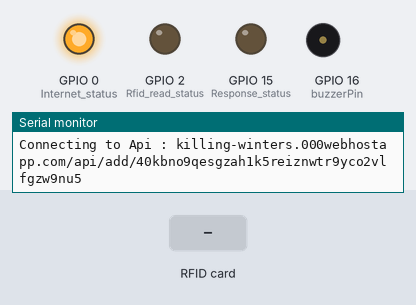
The sketch below on a simulated ESP8266 (NodeMCU). Parts: output pins drawn as LEDs (lit = HIGH), buzzer (waves = sounding), the last lines printed to the serial monitor. The test bench sets the inputs (shaded band). WiFi joins after 1.5 s; servers stay silent unless stated; uploads are accepted with an empty reply.

Above: at 2.8 s.
2.9 s: RFID card 12 35 53 21 held to the reader
At 3.5 s:
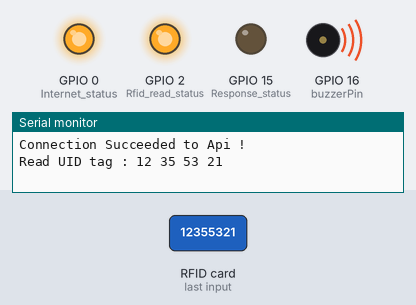
At 5.7 s:
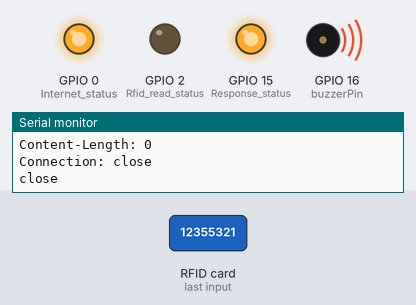
5.9 s: RFID card 5E 7A 19 C4 held to the reader
At 9.3 s:
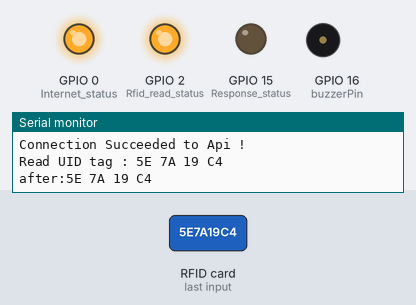
Timing chart, 0 to 13.1 s (numbered marks = the images above; inputs shaded):
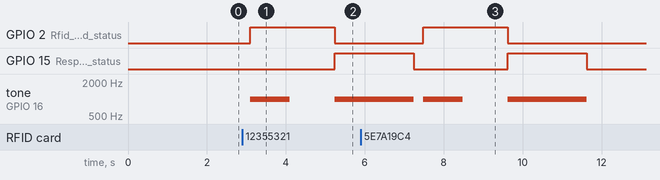

The sketch:

TULSI.ino
```cpp
#include <ESP8266WiFi.h> // CONNECTING WITH WIFI
#include <WiFiClientSecure.h> // COMMUNICATION WITH INTERNET API'S
#include <SPI.h>
#include <MFRC522.h>

/* RFID treader communication */

#define SS_PIN 4  //D2
#define RST_PIN 5 //D1


#define buzzerPin 16  // buzzer
#define Internet_status 0 // Internet_connection Active/Inactive
#define Rfid_read_status 2
#define Response_status 15 // Server Reponse

// except: [0 2 4 12] all GPIO [16] is free

/*Global variable for data storage in serial communication */

String Rfid_tag_ID="";
String Api_Response="";

/*Internet Communication  */
String url = "/api/add/40kbno9qesgzah1k5reiznwtr9yco2vlfgzw9nu5";
const char* host = "killing-winters.000webhostapp.com";
const int httpsPort = 443;


/* Wifi Communication */

char WIFI_SSID[3][30]={"Savaliya","Jeshvi","winter_stark"};
char WIFI_PASSWORD[3][30]={"12355321","Winterisgreat97","12345678#"};
char connection_req_ssid[30];
int connection_index = 0;

WiFiClientSecure client; // Use WiFiClientSecure class to create TLS connection


/* RFID */
MFRC522 mfrc522(SS_PIN, RST_PIN);   // Create MFRC522 instance/object.


/* wifi setup */

bool establish_secure_connection(unsigned long int baud_rate,String Ssid,String Password)
{
  SPI.begin();      // Initiate  SPI bus
  mfrc522.PCD_Init();   // Initiate MFRC522

  int counter = 1,i=0;
  bool connection_flag=true;
  char connection_req_ssid[30];

  /*Open Serial Communication (Esp-PC) */
  Serial.begin(baud_rate);

  /* Connection intiating with WIFI */
  WiFi.begin(Ssid,Password);

  digitalWrite(Internet_status,LOW); // Intial wifi connection status low
  Serial.println();
  Serial.println("Internet status = NOT_CONNECTED"); // Debug statement

  Serial.println();
  Serial.printf("Connecting to %s ",WIFI_SSID[connection_index]);

  while(WiFi.status() != WL_CONNECTED)
  {
    delay(500);
    Serial.print(".");
    counter = counter + 1;
    if(counter>30) // If in 30 sec Esp8266 is failed to connect switch to New network and try to connect it
    {
      connection_flag=false;
      break;
    }
    connection_flag=true;
  }

  if(connection_flag==true)
  {
     Serial.println();
     Serial.printf("Connected to %s with IP address : ",WIFI_SSID[connection_index]);
     Serial.print(WiFi.localIP());

     digitalWrite(Internet_status,HIGH);// Internet is Active
     Serial.println();
     Serial.println("Internet status = CONNECTED"); // Debug statement

     /* System start Configuration Indication */
     pinMode(buzzerPin,OUTPUT);
     digitalWrite(buzzerPin,LOW);

     pinMode(Response_status,OUTPUT);
     digitalWrite(Response_status,LOW);

     pinMode(Internet_status,OUTPUT);
     digitalWrite(Internet_status,HIGH);

     pinMode(Rfid_read_status,OUTPUT);
     digitalWrite(Rfid_read_status,LOW);

     Serial.println(" ");
     Serial.println("Esp8266 is ready to receive data and sending that to API for verification."); // we can change to LED/LCD Print
     Serial.println("Scan New Card.");
     Serial.println(" ");

  }
  else
  {
      Serial.println();
      Serial.printf("Failed to connect : %s",WIFI_SSID[connection_index]);

      digitalWrite(Internet_status,LOW);
      Serial.println();
      Serial.println("Internet status = NOT_CONNECTED"); // Debug statement


      /* Buzzer Part */

      tone(buzzerPin,1000); // here we need to set different sound because it is tring to reconnect same network
      delay(3000);
      noTone(buzzerPin);

      if(connection_index<2)
      {
        i=0;
        while(WIFI_SSID[connection_index+1][i]!='\0')
        {
          connection_req_ssid[i]=WIFI_SSID[connection_index+1][i];
          i++;
        }

         connection_req_ssid[i] ='\0';
      }
      else
      {
        i=0;
        while(WIFI_SSID[0][i]!='\0')
        {
          connection_req_ssid[i]=WIFI_SSID[0][i];
          i++;
        }

         connection_req_ssid[i] ='\0';

       }

     delay(500);
     Serial.println();
     Serial.printf("Trying to connect :%s",connection_req_ssid);
     delay(500); // necessary to write here otherwise not work because below return execute faster
  }

 return (connection_flag);
}

/*******************************/


void setup() {

/*Connection with Wifi and Internet */

 while(!establish_secure_connection(9600,WIFI_SSID[connection_index],WIFI_PASSWORD[connection_index]))
  {

     if(connection_index<2)
      {
      connection_index = connection_index + 1;
      }
      else
      {
        connection_index = 0;
      }
  }


}

bool readTagID()
{

   //Serial.println("read tag id is running...");


}

void loop() {

  while(WiFi.status()==WL_CONNECTED)
   {
      //  Serial.println();

//        digitalWrite(Internet_status,LOW);
//        Serial.println();
//        Serial.println("Internet status = CONNECTED"); // Debug statement
//        Serial.println("before:"+Rfid_tag_ID);

         /* Connection to API */

     client.setInsecure(); //making connection Insecure to send data on api
     Serial.println(" ");
     digitalWrite(Response_status,LOW);
     /* making connection to API */

     Serial.print("Connecting to Api : ");
     Serial.print(host);
     Serial.println(url);

     if(client.connect(host,httpsPort))
     {
     Serial.println("Connection Succeeded to Api !");
     }
     else
     {
      Serial.println("Connection Failed to Api !");
     }

     if(!mfrc522.PICC_IsNewCardPresent())
     {
       // Look for new cards
       return;
     }

     if(!mfrc522.PICC_ReadCardSerial())
     {
        // Select one of the cards
        return;
     }

     Serial.print("Read UID tag :"); // Show UID on serial monitor===Debug statement

     for(byte i = 0; i < mfrc522.uid.size; i++)
     {
        Rfid_tag_ID.concat(String(mfrc522.uid.uidByte[i] < 0x10 ? " 0" : " "));
        Rfid_tag_ID.concat(String(mfrc522.uid.uidByte[i], HEX));
     }

     Rfid_tag_ID.toUpperCase(); //Read ID Convert to upperCase

     Serial.println(Rfid_tag_ID); //Debug statement


     if(Rfid_tag_ID!="")  // function to receive tag ID coming from Arduino
     {
          digitalWrite(Rfid_read_status,HIGH);
          tone(buzzerPin,1000);  // attedance fill up sound we need to set different
          delay(1000);
          noTone(buzzerPin);
          Rfid_tag_ID.trim();
          Serial.println("after:"+Rfid_tag_ID);

      /********************/

          /* Send Received ID to API Server for validation */

         String postReq = String("POST "+ url + " HTTP/1.1\r\n" +"Host: " + host + "\r\n" +"User-Agent: JAMES 4.0\r\n" +"Content-length: 31\r\n"+"Content-Type: application/json\r\n" +"Connection: close\r\n\r\n" +"{\"data\":\""+String(Rfid_tag_ID)+"\"}");
         //Serial.println(postReq);
         client.print(postReq);

         Api_Response = client.readString();

         Serial.println("Server Response : " + Api_Response);  //HTTP/1.1 200 OK ..... { name : "firstname lastname"} All Response Given by API server in single String

         if(Api_Response.startsWith("HTTP/1.1 200 OK")) // validating  Response from Server with HTTP/1.1 200 OK
         {
               Api_Response = Api_Response.substring(Api_Response.lastIndexOf(':')+2,Api_Response.lastIndexOf('"'));
               Serial.println(Api_Response);  // Debug statement: here name of user will come we need to print it in display
               digitalWrite(Rfid_read_status,LOW);
               digitalWrite(Response_status,HIGH);
//               /* forward response to arduino */
//               forwardResponse(String(Rfid_tag_ID+"==OK"));

              /* buzzer part */
               tone(buzzerPin,1000);  // attedance fill up sound we need to set different
               delay(2000);
               noTone(buzzerPin);
         }
         else
         {


               Api_Response = Api_Response.substring(Api_Response.lastIndexOf(':')+2,Api_Response.lastIndexOf('"'));
               Serial.println(Api_Response);  // Debug statement: here name of user will come we need to print it in display

               /* forward response to arduino */
               //Serial.println("else  block");

//               forwardResponse(Api_Response);

               /* buzzer part */
               tone(buzzerPin,1000);  // invalid ID sound we need to set it different
               delay(2000);
               noTone(buzzerPin);
         }

        }
        else
        {
            Serial.println(" ");
            Serial.println("Scan New Card...");
            delay(1000);
        }

        Api_Response = "";
        Rfid_tag_ID = "";

//        Serial.println("API :"+Api_Response+" "+"RFid_tag_ID :"+Rfid_tag_ID);
    }

    digitalWrite(Internet_status,LOW);
    Serial.println();
    Serial.println("Internet status = NOT_CONNECTED"); // Debug statement

    /* buzzer part */

    tone(buzzerPin,1000); // here we need to set different sound because in between service down
    delay(3000);
    noTone(buzzerPin);

    Serial.println();
    Serial.println("Connection lost trying to reconnect...");


   if(WiFi.status()== WL_DISCONNECTED)
   {

      while(!establish_secure_connection(115200,WIFI_SSID[connection_index],WIFI_PASSWORD[connection_index]))
      {
        if(connection_index<2)
        {
        connection_index =  connection_index + 1;
        }
        else
        {
        connection_index = 0;
        }
      }
   }

}
```

Measured:
- after the input at 2.9 s, GPIO 2 (Rfid_read_status): LOW → HIGH after 0.20 s, → LOW 2.1 s later; GPIO 15 (Response_status): LOW → HIGH after 2.3 s; tone on GPIO 16 (buzzerPin): silent → 1000 Hz after 0.20 s, → silent 1.0 s later, → 1000 Hz 1.1 s later
- after the input at 5.9 s, GPIO 2 (Rfid_read_status): LOW → HIGH after 1.6 s, → LOW 2.1 s later
